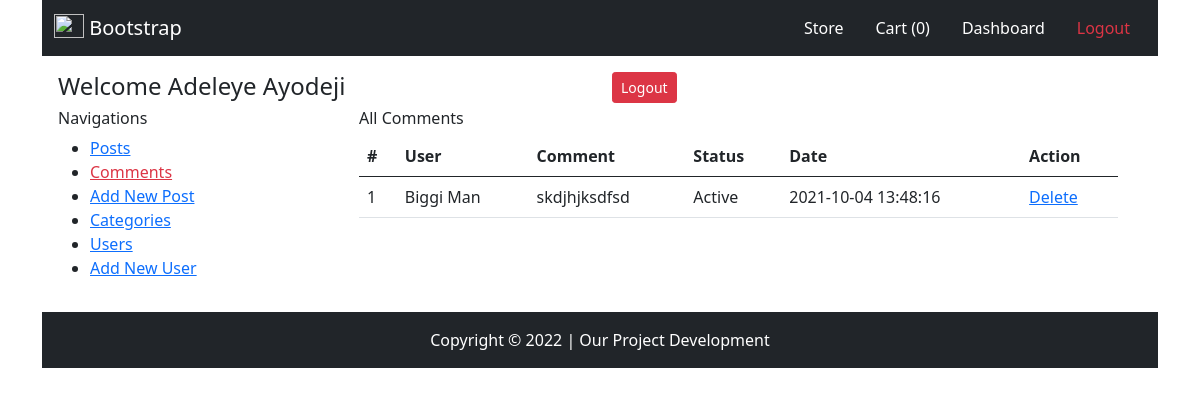
/comments.php (signed in), run on the app's committed database.
### tables this page shows
CREATE TABLE IF NOT EXISTS `comments` (
  `id` int(11) NOT NULL AUTO_INCREMENT,
  `user_id` int(255) DEFAULT NULL,
  `message` text,
  `timestamp` timestamp NOT NULL DEFAULT CURRENT_TIMESTAMP,
  `status` int(11) DEFAULT '0',
  `post_id` bigint(255) DEFAULT NULL,
  PRIMARY KEY (`id`)
);

CREATE TABLE IF NOT EXISTS `users` (
  `id` int(11) NOT NULL AUTO_INCREMENT,
  `name` varchar(1000) DEFAULT NULL,
  `email` varchar(1000) DEFAULT NULL,
  `password` varchar(1000) DEFAULT NULL,
  `role` varchar(1000) NOT NULL DEFAULT 'user',
  `timestamp` timestamp NOT NULL DEFAULT CURRENT_TIMESTAMP,
  PRIMARY KEY (`id`)
);

### comments.php (the view, shortened to what this page needs)
<?php
require "inc/header.php";
?>
<div class="container">
    <?php
require './pages/header-home.php';
include "inc/process.php";
?>
    <div class="container p-3">
        <div class="row">
            <div class="col-12">
                <div class="row">
                    <div class="col-6">
                        <h4>Welcome <?php echo $_SESSION["user"]["name"]; ?></h4>
                    </div>
                    <div class="col-6">
                        <a href="logout.php" class="btn btn-sm btn-danger">Logout</a>
                    </div>
                </div>
            </div>
            <div class="col-3">
                <h6>Navigations</h6>
                <ul>
                    <li>
                        <a href="posts.php">Posts</a>
                    </li>
                    <li>
                        <a href="comments.php" class="text-danger">Comments</a>
                    </li>
                    <li>
                        <a href="new-post.php">Add New Post</a>
                    </li>
                    <li>
                        <a href="category.php">Categories</a>
                    </li>
                    <li>
                        <a href="users.php">Users</a>
                    </li>
                    <li>
                        <a href="new-user.php">Add New User</a>
                    </li>
                </ul>
            </div>
            <div class="col-9">
                <div class="container">
                    <h6>All Comments</h6>
                    <table class="table">
                        <thead>
                            <tr>
                                <th scope="col">#</th>
                                <th scope="col">User</th>
                                <th scope="col">Comment</th>
                                <th scope="col">Status</th>
                                <th scope="col">Date</th>
                                <th scope="col">Action</th>
                            </tr>
                        </thead>
                        <tbody>
                            <?php
                            $sql = "SELECT * FROM comments";
                            $query = mysqli_query($connection, $sql);
                            while ($result = mysqli_fetch_assoc($query)) {
                                ?>
                            <tr>
                                <td scope="row">1</td>
                                <td scope="row">
                                    <?php
                                    $user_id = $result["user_id"];
                                     $sql2 = "SELECT * FROM users WHERE id = '$user_id'";
                                      $query2 = mysqli_query($connection, $sql2);
                                     $result2 = mysqli_fetch_assoc($query2);
                                     ?>
                                    <?php echo $result2["name"] ?>
                                </td>
                                <td>
                                    <?php echo $result["message"] ?>
                                </td>
                                <td>
                                    <?php
                                    if($result["status"]){
                                        ?>
                                    Active
                                    <?php
                                    }else{
                                        ?>
                                    Not Active
                                    <?php
                                    }
                                    ?>
                                </td>
                                <td>
                                    <?php echo $result["timestamp"] ?>
                                </td>
                                <td>
                                    <a href="?delete_comment=<?php echo $result["id"] ?>">Delete</a>
                                </td>
                            </tr>
                            <?php
                            }
                            ?>
                        </tbody>
                    </table>
                </div>
            </div>
        </div>
    </div>
    <?php
require './pages/footer-home.php';
?>
</div>
<?php
require "inc/footer.php";
?>

### data on the page
comments: user.name "Biggi Man", message "skdjhjksdfsd", status "Active", timestamp "2021-10-04 13:48:16"

### other printed values
$_SESSION["user"]["name"] "Adeleye Ayodeji"
